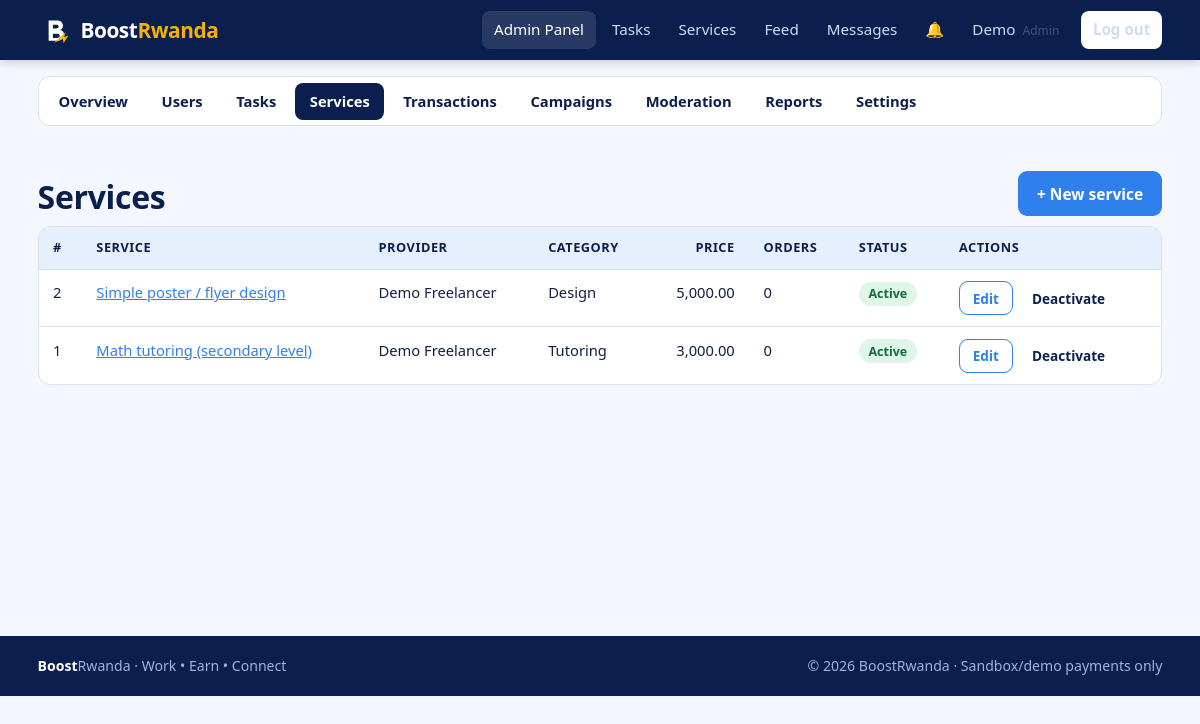
Screenshot of /admin/services.php (signed in) with the database file from the repository.
### tables this page shows
CREATE TABLE users (
  id            INT UNSIGNED AUTO_INCREMENT PRIMARY KEY,
  member_id     VARCHAR(12)  NULL UNIQUE,                  
  full_name     VARCHAR(100) NOT NULL,
  student_id    VARCHAR(30)  NULL,                          
  email         VARCHAR(150) NOT NULL UNIQUE,
  phone         VARCHAR(20)  NOT NULL,
  password_hash VARCHAR(255) NOT NULL,                      
  role          ENUM('member','freelancer','advertiser','admin','school') NOT NULL DEFAULT 'member',
  status        ENUM('active','suspended') NOT NULL DEFAULT 'active',
  created_at    TIMESTAMP NOT NULL DEFAULT CURRENT_TIMESTAMP,
  last_login    DATETIME NULL,
  INDEX idx_users_role (role),
  INDEX idx_users_status (status),
  INDEX idx_users_student (student_id)
);

CREATE TABLE services (
  id          INT UNSIGNED AUTO_INCREMENT PRIMARY KEY,
  provider_id INT UNSIGNED NOT NULL,
  category_id INT UNSIGNED NOT NULL,
  title       VARCHAR(150) NOT NULL,
  description TEXT NOT NULL,
  price       DECIMAL(12,2) NOT NULL,
  status      ENUM('active','inactive') NOT NULL DEFAULT 'active',
  created_at  TIMESTAMP NOT NULL DEFAULT CURRENT_TIMESTAMP,
  FOREIGN KEY (provider_id) REFERENCES users(id),
  FOREIGN KEY (category_id) REFERENCES categories(id),
  INDEX idx_services_status (status),
  FULLTEXT KEY ft_services (title, description)
);

CREATE TABLE categories (
  id   INT UNSIGNED AUTO_INCREMENT PRIMARY KEY,
  name VARCHAR(60) NOT NULL,
  type ENUM('task','service') NOT NULL,
  UNIQUE KEY uq_category (name, type)
);

### config/database.php (called while the page is built)
<?php
function db(): PDO
{
    static $pdo = null;
    if ($pdo === null) {
        $c = app_config()['db'];
        $dsn = "mysql:host={$c['host']};dbname={$c['name']};charset={$c['charset']}";
        try {
            $pdo = new PDO($dsn, $c['user'], $c['pass'], [
                PDO::ATTR_ERRMODE            => PDO::ERRMODE_EXCEPTION,
                PDO::ATTR_DEFAULT_FETCH_MODE => PDO::FETCH_ASSOC,
                PDO::ATTR_EMULATE_PREPARES   => false,
            ]);
        } catch (PDOException $e) {
            error_log('DB connection failed: ' . $e->getMessage());
            http_response_code(500);
            exit('Database connection failed. Check config/config.php and that MySQL is running.');
        }
    }
    return $pdo;
}
function q(string $sql, array $params = []): PDOStatement
{
    $st = db()->prepare($sql);
    $st->execute($params);
    return $st;
}
function fetch_all(string $sql, array $params = []): array { return q($sql, $params)->fetchAll(); }
function fetch_one(string $sql, array $params = []): ?array { $r = q($sql, $params)->fetch(); return $r ?: null; }
function fetch_val(string $sql, array $params = []) { $r = q($sql, $params)->fetchColumn(); return $r === false ? null : $r; }

### includes/auth.php (called while the page is built, shortened)
<?php
function current_user(): ?array
{
    static $user = false;
    if ($user === false) {
        $user = null;
        if (!empty($_SESSION['user_id'])) {
            $u = fetch_one('SELECT id, member_id, full_name, email, phone, role, status FROM users WHERE id=?', [$_SESSION['user_id']]);
            if ($u && $u['status'] === 'active') { $user = $u; } else { unset($_SESSION['user_id']); }
        }
    }
    return $user;
}
function role_home(string $role): string
{
    return ['admin' => 'admin/dashboard.php', 'school' => 'school/dashboard.php',
            'advertiser' => 'advertiser/dashboard.php'][$role] ?? 'user/dashboard.php';
}
function require_login(): array
{
    $u = current_user();
    return $u;
}
function require_role(array $roles): array
{
    $u = require_login();
    return $u;
}

### config/config.php (called while the page is built)
<?php
return [
    'app_name'  => 'BoostRwanda',
    'base_url'  => '/BoostRwanda',
    'currency'  => 'RWF',
    'debug'     => false,
    'db' => [
        'host'    => '127.0.0.1',
        'name'    => 'boostrwanda_db',
        'user'    => 'root',
        'pass'    => '',
        'charset' => 'utf8mb4',
    ],
    'upload_max_bytes' => 2 * 1024 * 1024,
    'upload_allowed'   => [
        'jpg' => 'image/jpeg', 'jpeg' => 'image/jpeg',
        'png' => 'image/png',  'pdf'  => 'application/pdf',
    ],
    'max_login_attempts' => 5,
    'lockout_minutes'    => 15,
    'session_idle_secs'  => 7200,
    'payment' => [
        'mode'           => 'sandbox',
        'webhook_secret' => 'change-me-sandbox-secret',
    ],
];

### includes/bootstrap.php (called while the page is built, shortened)
<?php
function app_config(): array
{
    static $cfg = null;
    if ($cfg === null) { $cfg = require ROOT_PATH . '/config/config.php'; }
    return $cfg;
}
require_once ROOT_PATH . '/config/database.php';
require_once ROOT_PATH . '/includes/functions.php';
require_once ROOT_PATH . '/includes/auth.php';

### admin/services.php (the view, shortened to what this page needs)
<?php
require_once __DIR__ . '/../includes/bootstrap.php';
$user = require_role(['admin']);
$pg = paginate((int)fetch_val('SELECT COUNT(*) FROM services'), 12);
$rows = fetch_all("SELECT s.*, c.name category, u.full_name provider, (SELECT COUNT(*) FROM orders o WHERE o.service_id=s.id) orders_n
                   FROM services s JOIN categories c ON c.id=s.category_id JOIN users u ON u.id=s.provider_id ORDER BY s.id DESC LIMIT {$pg['per']} OFFSET {$pg['offset']}");
include __DIR__ . '/../includes/header.php';
?>
<div class="container">
  <?= admin_subnav('services') ?>
  <div class="page-head"><div><h1>Services</h1></div><a class="btn btn-primary" href="<?= e(url('services/create.php')) ?>">+ New service</a></div>
  <div class="table-wrap"><table><thead><tr><th>#</th><th>Service</th><th>Provider</th><th>Category</th><th class="num">Price</th><th>Orders</th><th>Status</th><th>Actions</th></tr></thead><tbody>
    <?php foreach ($rows as $s): ?><tr><td><?= (int)$s['id'] ?></td><td><a href="<?= e(url('services/details.php?id=' . $s['id'])) ?>"><?= e($s['title']) ?></a></td><td><?= e($s['provider']) ?></td><td><?= e($s['category']) ?></td>
      <td class="num"><?= e(number_format((float)$s['price'], 2)) ?></td><td><?= (int)$s['orders_n'] ?></td><td><?= status_badge($s['status']) ?></td>
      <td><div class="actions"><a class="btn btn-outline btn-sm" href="<?= e(url('services/create.php?id=' . $s['id'])) ?>">Edit</a>
        <form method="post"><button class="btn btn-light btn-sm" type="submit"><?= $s['status'] === 'active' ? 'Deactivate' : 'Activate' ?></button></form></div></td></tr>
    <?php endforeach; ?></tbody></table></div>
</div>
<?php include __DIR__ . '/../includes/footer.php'; ?>

### includes/navbar.php (shortened to what this page needs)
<?php
$__links = [];
if ($__u) {
    switch ($__u['role']) {
        case 'admin':
            $__links = ['admin/dashboard.php' => 'Admin Panel', 'tasks/index.php' => 'Tasks', 'services/index.php' => 'Services',
                        'social/index.php' => 'Feed', 'messages/index.php' => 'Messages'];
            break;
    }
}
$__here = ltrim(str_replace(rtrim(app_config()['base_url'], '/'), '', parse_url($_SERVER['REQUEST_URI'], PHP_URL_PATH)), '/');
$__active = array_key_exists($__here, $__links) ? $__here : null;
if (!$__active) { foreach (array_keys($__links) as $__p) { if (strpos($__here, dirname($__p) . '/') === 0) { $__active = $__p; break; } } }
?>
<header class="topbar">
  <div class="container topbar-inner">
    <a class="brand" href="<?= e(url($__u ? role_home($__u['role']) : '')) ?>">
      <img src="<?= e(url('assets/images/logo.svg')) ?>" alt="" width="34" height="34">
      <span>Boost<b>Rwanda</b></span>
    </a>
    <nav id="nav" class="nav">
      <?php foreach ($__links as $path => $label): ?>
        <a class="<?= $path === $__active ? 'active' : '' ?>" href="<?= e(url($path)) ?>"><?= e($label) ?></a>
      <?php endforeach; ?>
      <?php if ($__u): ?>
        <a class="bell" href="<?= e(url('user/notifications.php')) ?>" title="Notifications">&#128276;<span id="notif-count" class="count" <?= ($n = unread_notifications((int)$__u['id'])) ? '' : 'hidden' ?>><?= (int)$n ?></span></a>
        <a href="<?= e(url('user/profile.php')) ?>" class="nav-user"><?= e(explode(' ', $__u['full_name'])[0]) ?> <small><?= e($__u['role']) ?></small></a>
        <a class="btn btn-light btn-sm" href="<?= e(url('auth/logout.php')) ?>">Log out</a>
      <?php else: ?>
        <a href="<?= e(url('auth/login.php')) ?>">Log in</a>
        <a class="btn btn-gold btn-sm" href="<?= e(url('auth/register.php')) ?>">Join free</a>
      <?php endif; ?>
    </nav>
  </div>
</header>

### includes/functions.php (shortened to what this page needs)
<?php
function e($v): string { return htmlspecialchars((string)$v, ENT_QUOTES | ENT_SUBSTITUTE, 'UTF-8'); }
function url(string $path = ''): string { return rtrim(app_config()['base_url'], '/') . '/' . ltrim($path, '/'); }
function status_badge(string $s): string { return '<span class="badge badge-' . e($s) . '">' . e(ucfirst(str_replace('_', ' ', $s))) . '</span>'; }
function paginate(int $total, int $perPage = 10): array
{
    $pages = max(1, (int)ceil($total / $perPage));
    $page  = min(max(1, (int)($_GET['page'] ?? 1)), $pages);
    return ['page' => $page, 'pages' => $pages, 'per' => $perPage, 'offset' => ($page - 1) * $perPage, 'total' => $total];
}
function admin_subnav(string $active): string
{
    $items = ['dashboard' => 'Overview', 'users' => 'Users', 'tasks' => 'Tasks', 'services' => 'Services',
              'transactions' => 'Transactions', 'campaigns' => 'Campaigns', 'moderation' => 'Moderation',
              'reports' => 'Reports', 'settings' => 'Settings'];
    $h = '<div class="subnav">';
    foreach ($items as $k => $label) {
        $h .= '<a class="' . ($k === $active ? 'active' : '') . '" href="' . e(url("admin/$k.php")) . '">' . e($label) . '</a>';
    }
    return $h . '</div>';
}

### assets/css/style.css (style rules this page uses)
:root { --navy:#0a1f4d; --navy-2:#13306e; --blue:#2f80ed; --sky:#e6f0fc; --sky-2:#cfe2fa; --gold:#f5b301; --ink:#122042; --muted:#5b6a8a; --line:#d9e3f3; --bg:#f4f8fe; --white:#fff; --ok:#1a9d5c; --warn:#d98a00; --bad:#d6393b; --radius:12px; --shadow:0 2px 14px rgba(10,31,77,.08); font-family:"Segoe UI",system-ui,-apple-system,Roboto,Arial,sans-serif; }
* { box-sizing:border-box }
html { scroll-behavior:smooth }
body { margin:0;background:var(--bg);color:var(--ink);line-height:1.55;font-size:16px }
h1,h2,h3 { line-height:1.2;color:var(--navy);margin:0 0 .5em;letter-spacing:-.01em }
h1 { font-size:2rem }
a { color:var(--blue) }
img { max-width:100% }
small,.muted { color:var(--muted) }
.container { width:100%;max-width:1160px;margin:0 auto;padding:0 1.1rem }
.topbar { background:var(--navy);color:#fff;position:sticky;top:0;z-index:50;box-shadow:0 2px 10px rgba(0,0,0,.2) }
.topbar-inner { display:flex;align-items:center;justify-content:space-between;gap:1rem;min-height:60px }
.brand { display:flex;align-items:center;gap:.55rem;color:#fff;text-decoration:none;font-size:1.3rem;font-weight:700;letter-spacing:-.02em }
.brand b { color:var(--gold) }
.nav { display:flex;align-items:center;gap:.25rem;flex-wrap:wrap }
.nav>a { color:#cfdcf5;text-decoration:none;padding:.45rem .75rem;border-radius:8px;font-size:.95rem }
.nav>a:hover,.nav>a.active { background:rgba(255,255,255,.12);color:#fff }
.nav .btn { margin-left:.35rem }
.nav-user small { opacity:.7;font-size:.75rem;margin-left:.2rem;text-transform:capitalize }
.bell { position:relative }
.btn { display:inline-block;border:0;border-radius:9px;padding:.65rem 1.2rem;font-size:.97rem;font-weight:600;cursor:pointer;text-decoration:none;font-family:inherit;transition:transform .08s,filter .15s }
.btn-primary { background:var(--blue);color:#fff }
.btn-light { background:#fff;color:var(--navy) }
.btn-outline { background:transparent;border:1.5px solid var(--blue);color:var(--blue) }
.btn-sm { padding:.35rem .8rem;font-size:.85rem }
.badge { display:inline-block;padding:.15rem .6rem;border-radius:20px;font-size:.78rem;font-weight:600;background:var(--sky);color:var(--navy);white-space:nowrap }
.badge-open,.badge-active,.badge-approved,.badge-completed,.badge-confirmed,.badge-visible,.badge-resolved { background:#dff5e8;color:#136b3f }

### assets/css/dashboard.css (style rules this page uses)
.page-head { display:flex;justify-content:space-between;align-items:flex-end;gap:1rem;flex-wrap:wrap;padding:1.8rem 0 .6rem }
.page-head h1 { margin:0 }
.subnav { display:flex;gap:.3rem;flex-wrap:wrap;background:#fff;border:1px solid var(--line);border-radius:12px;padding:.35rem;margin:1rem 0 }
.subnav a { padding:.45rem .9rem;border-radius:8px;text-decoration:none;color:var(--navy);font-weight:600;font-size:.92rem }
.subnav a.active { background:var(--navy);color:#fff }
.table-wrap { overflow-x:auto;border:1px solid var(--line);border-radius:var(--radius);background:#fff }
table { width:100%;border-collapse:collapse;font-size:.92rem }
th,td { padding:.7rem .9rem;text-align:left;border-bottom:1px solid var(--line);vertical-align:top }
th { background:var(--sky);color:var(--navy);font-size:.8rem;text-transform:uppercase;letter-spacing:.04em;white-space:nowrap }
tr:last-child td { border-bottom:0 }
td.num,th.num { text-align:right;font-variant-numeric:tabular-nums }
.actions { display:flex;gap:.4rem;flex-wrap:wrap;align-items:center }
.actions form { margin:0 }

### rows the page displays
users: full_name "Demo", role "Admin"
services: id "2", title "Simple poster / flyer design", provider.full_name "Demo Freelancer", category.name "Design", price "5,000.00", orders_n "0", status "Active", shows "Deactivate"
services: id "1", title "Math tutoring (secondary level)", provider.full_name "Demo Freelancer", category.name "Tutoring", price "3,000.00", orders_n "0", status "Active", shows "Deactivate"

### other values shown
$label "Admin Panel"
$label "Tasks"
$label "Services"
$label "Feed"
$label "Messages"
$label "Overview"
$label "Users"
$label "Transactions"
$label "Campaigns"
$label "Moderation"
$label "Reports"
$label "Settings"
